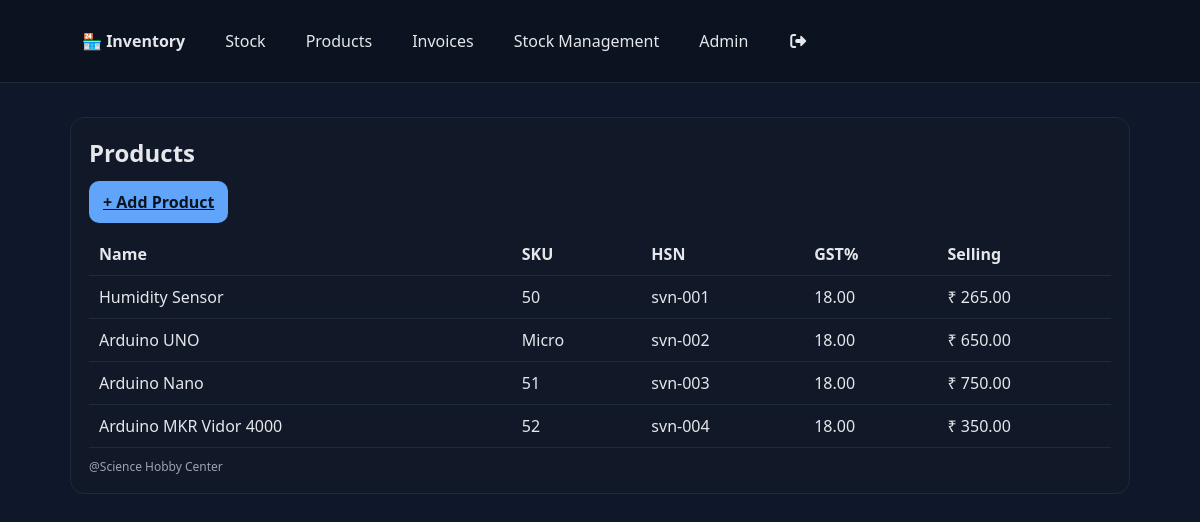
Screenshot of /products/ with the database file from the repository.
### catalog/models.py (models this page shows, shortened)
class Product(models.Model):
    category=models.ForeignKey(Category,on_delete=models.SET_NULL,null=True,blank=True)
    name=models.CharField(max_length=200)
    sku=models.CharField(max_length=100, unique=True)
    barcode=models.CharField(max_length=100, blank=True, null=True)
    hsn=models.CharField(max_length=10, blank=True, help_text='HSN code')
    gst_rate=models.DecimalField(max_digits=5, decimal_places=2, default=18.00)
    mrp=models.DecimalField(max_digits=10, decimal_places=2, default=0)
    selling_price=models.DecimalField(max_digits=10, decimal_places=2, default=0)
    purchase_price=models.DecimalField(max_digits=10, decimal_places=2, default=0)
    is_active=models.BooleanField(default=True)

### catalog/views.py (the view)
# urls.py: path('products/', ProductList.as_view(), name='product_list'),
class ProductList(ListView):
    model = Product
    template_name = 'catalog/products_list.html'
    context_object_name = 'products'

### templates/catalog/products_list.html
{% extends 'base.html' %}{% block title %}Products{% endblock %}{% block content %}
<div class="card">
    <h2>Products</h2>
    <div class="actions"><a class="btn" href="{% url 'catalog:product_create' %}">+ Add Product</a>
    <table>
        <thead>
            <tr>
                <th>Name</th>
                <th>SKU</th>
                <th>HSN</th>
                <th>GST%</th>
                <th>Selling</th>
            </tr>
        </thead>
        <tbody>{% for p in products %}<tr>
                <td>{{ p.name }}</td>
                <td>{{ p.sku }}</td>
                <td>{{ p.hsn }}</td>
                <td>{{ p.gst_rate }}</td>
                <td>₹ {{ p.selling_price }}</td>
            </tr>{% empty %}<tr>
                <td colspan="5">No products yet.</td>
            </tr>{% endfor %}</tbody>
    </table>
</div>{% endblock %}

### static/stle.css (style rules this page uses)
:root { --bg: #0f172a; --panel: #111827; --muted: #374151; --text: #e5e7eb; --accent: #60a5fa; }
* { box-sizing: border-box }
body { margin: 0; background: var(--bg); color: var(--text); font-family: system-ui, -apple-system, Segoe UI, Roboto, Ubuntu, "Helvetica Neue", Arial }
.card { background: var(--panel); border: 1px solid #1f2937; border-radius: 14px; padding: 18px; margin: 14px 0 }
h1, h2, h3 { margin: 0 0 12px }
button, .btn { background: var(--accent); border: none; color: #0b1220; padding: 10px 14px; border-radius: 10px; cursor: pointer; font-weight: 600 }
table { width: 100%; border-collapse: collapse }
th, td { border-bottom: 1px solid #1f2937; padding: 10px; text-align: left }
.actions { display: flex; gap: 10px; flex-wrap: wrap }

### rows the page displays
Product: name "Humidity Sensor", sku "50", hsn "svn-001", gst_rate "18.00", selling_price "265.00"
Product: name "Arduino UNO", sku "Micro", hsn "svn-002", gst_rate "18.00", selling_price "650.00"
Product: name "Arduino Nano", sku "51", hsn "svn-003", gst_rate "18.00", selling_price "750.00"
Product: name "Arduino MKR Vidor 4000", sku "52", hsn "svn-004", gst_rate "18.00", selling_price "350.00"
